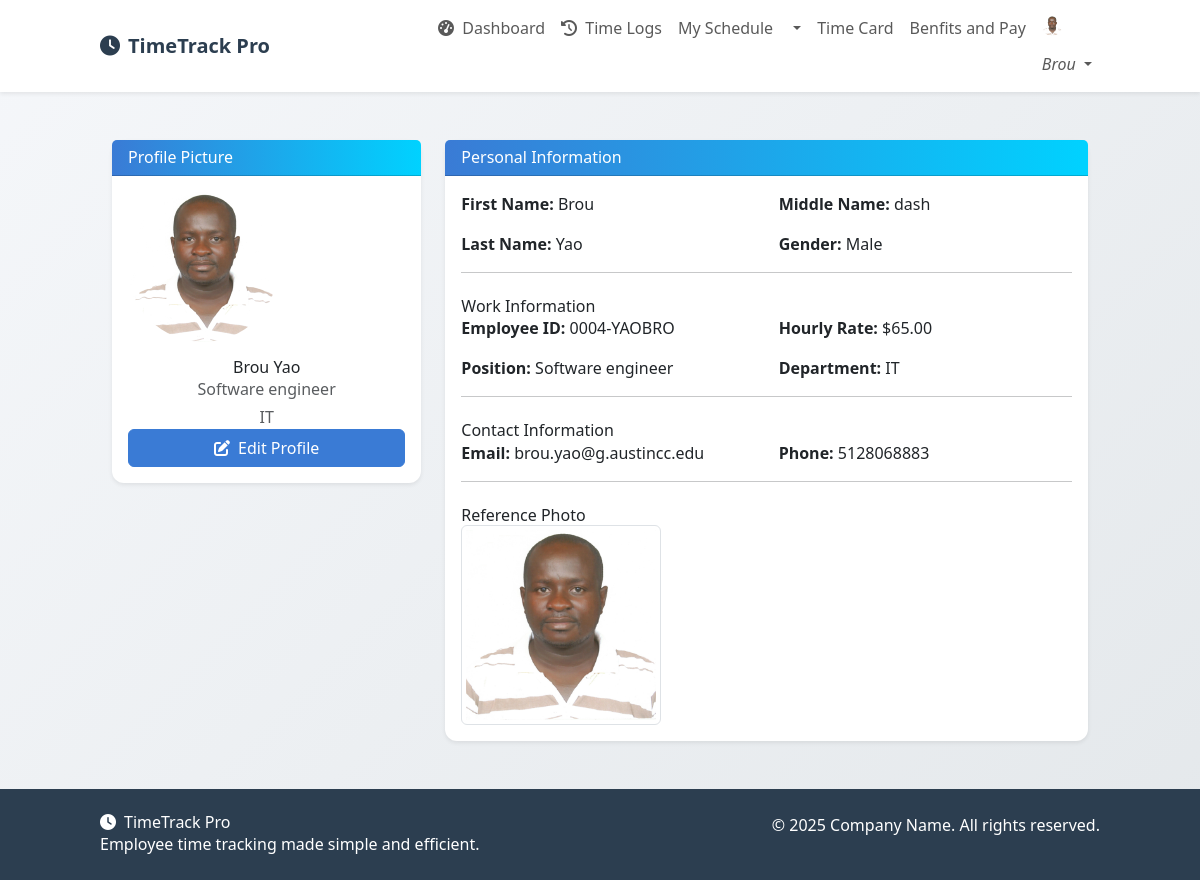
The page /profile/ (signed in) on the database its author committed.
### users/models.py (models this page shows, shortened)
class Employee(models.Model):
    user = models.OneToOneField(User, on_delete=models.CASCADE, related_name='employee_profile')  # <-- Add this line
    first_name = models.CharField(max_length=100)
    middle_name = models.CharField(max_length=100, blank=True, null=True)
    last_name = models.CharField(max_length=100)
    phone_number = models.CharField(max_length=15, unique=True, blank=True)
    gender = models.CharField(max_length=10, choices=gender_choices, blank=True)
    profile_image = models.ImageField(upload_to=UPLOAD_PATHS['profile_photos'], default='profile_photos/default.png')
    reference_photo = models.ImageField(upload_to=UPLOAD_PATHS['reference_photos'], null=True, blank=True)
    employee_id = models.CharField(max_length=20, unique=True)
    position = models.CharField(max_length=100, blank=True)
    department = models.CharField(max_length=100, blank=True)
    hourly_rate = models.DecimalField(max_digits=6, decimal_places=2, default=0.00)
    @classmethod
    def get_for_user(cls, user):
        obj, created = cls.objects.get_or_create(user=user)
        if created:
            obj.first_name = user.first_name
            obj.last_name = user.last_name
            obj.employee_id = f"{user.last_name[:3].upper()}{user.first_name[:3].upper()}{obj.pk:04d}"
            obj.save()
        return obj

### users/views.py (the view)
# urls.py: path('profile/', ProfileView.as_view(), name='profile'),
class ProfileView(LoginRequiredMixin, DetailView):
    model = Employee
    template_name = 'users/profile.html'
    def get_object(self):
        return Employee.get_for_user(self.request.user)

### users/templates/users/profile.html (shortened to what this page needs)
{% extends "users/base.html" %}
{% block content %}
<div class="container my-5">
    <div class="row">
        <div class="col-lg-4">
            <div class="card shadow-sm mb-4">
                <div class="card-header gradient-bg text-white">
                    <h5 class="mb-0">Profile Picture</h5>
                </div>
                <div class="card-body text-center">
                    <img src="{{ employee.profile_image.url }}"
                         alt="Profile Image"
                         class="rounded-circle mb-3"
                         width="150"
                         height="150">
                    <h4>{{ employee.user.get_full_name }}</h4>
                    <p class="text-muted mb-1">{{ employee.position }}</p>
                    <p class="text-muted">{{ employee.department }}</p>
                    <div class="d-grid gap-2">
                        <a href="{% url 'users:profile-update' %}" class="btn btn-primary">
                            <i class="fas fa-edit me-2"></i>Edit Profile
                        </a>
                    </div>
                </div>
            </div>
        </div>
        <div class="col-lg-8">
            <div class="card shadow-sm">
                <div class="card-header gradient-bg text-white">
                    <h5 class="mb-0">Personal Information</h5>
                </div>
                <div class="card-body">
                    <div class="row mb-3">
                        <div class="col-md-6">
                            <p><strong>First Name:</strong> {{ employee.first_name }}</p>
                        </div>
                        <div class="col-md-6">
                            <p><strong>Middle Name:</strong> {{ employee.middle_name|default:"-" }}</p>
                        </div>
                    </div>
                    <div class="row mb-3">
                        <div class="col-md-6">
                            <p><strong>Last Name:</strong> {{ employee.last_name }}</p>
                        </div>
                        <div class="col-md-6">
                            <p><strong>Gender:</strong> {{ employee.gender|default:"-" }}</p>
                        </div>
                    </div>
                    <hr>
                    <h5 class="mt-4">Work Information</h5>
                    <div class="row mb-3">
                        <div class="col-md-6">
                            <p><strong>Employee ID:</strong> {{ employee.employee_id }}</p>
                        </div>
                        <div class="col-md-6">
                            <p><strong>Hourly Rate:</strong> ${{ employee.hourly_rate }}</p>
                        </div>
                    </div>
                    <div class="row mb-3">
                        <div class="col-md-6">
                            <p><strong>Position:</strong> {{ employee.position|default:"-" }}</p>
                        </div>
                        <div class="col-md-6">
                            <p><strong>Department:</strong> {{ employee.department|default:"-" }}</p>
                        </div>
                    </div>
                    <hr>
                    <h5 class="mt-4">Contact Information</h5>
                    <div class="row mb-3">
                        <div class="col-md-6">
                            <p><strong>Email:</strong> {{ employee.user.email }}</p>
                        </div>
                        <div class="col-md-6">
                            <p><strong>Phone:</strong> {{ employee.phone_number|default:"-" }}</p>
                        </div>
                    </div>
                    {% if employee.reference_photo %}
                    <hr>
                    <h5 class="mt-4">Reference Photo</h5>
                    <img src="{{ employee.reference_photo.url }}"
                         alt="Reference Photo"
                         class="img-thumbnail"
                         width="200">
                    {% endif %}
                </div>
            </div>
        </div>
    </div>
</div>
{% endblock %}

### users/templates/users/base.html (shortened to what this page needs)
<!DOCTYPE html>
<html lang="en">
<head>
  <link href="https://cdn.jsdelivr.net/npm/bootstrap@5.3.0/dist/css/bootstrap.min.css" rel="stylesheet">
  <link rel="stylesheet" href="https://cdnjs.cloudflare.com/ajax/libs/font-awesome/6.4.0/css/all.min.css">
    <link href="https://cdn.jsdelivr.net/npm/tailwindcss@2.2.19/dist/tailwind.min.css" rel="stylesheet">
</head>
<body>
  <nav class="navbar navbar-expand-lg navbar-light bg-white shadow-sm">
    <div class="container">
      <a class="navbar-brand" href="#">
        <i class="fas fa-clock me-2"></i>TimeTrack Pro
      </a>
      <div class="collapse navbar-collapse" id="navbarNav">
        <ul class="navbar-nav ms-auto">
          {% if user.is_authenticated %}
            <li class="nav-item">
              <a class="nav-link" href="{% url 'attendance:dashboard' %}"><i class="fas fa-tachometer-alt me-1"></i> Dashboard</a>
            </li>
            <li class="nav-item">
              <a class="nav-link" href="{% url 'attendance:clock_in' %}"><i class="fas fa-history me-1"></i> Time Logs</a>
            </li>
            <li class="nav-item dropdown">
          <li class="nav-item"><a href="{% url 'attendance:calendar' %}" class="nav-link">My Schedule</a></li>
            <li class="nav-item dropdown">
              <a class="nav-link dropdown-toggle" href="#" id="navbarDropdown1" role="button" data-bs-toggle="dropdown">
              </a>
            </li>
          <li class="nav-item"><a href="{% url 'attendance:timecard' %}" class="nav-link">Time Card</a></li>
            <li class="nav-item dropdown">
                <li class="nav-item"><a href="{% url 'attendance:calendar' %}" class="nav-link">Benfits and Pay</a></li>
              <a class="nav-link dropdown-toggle" href="#" id="navbarDropdown" role="button" data-bs-toggle="dropdown">
                <i>
                    <img src="{{ employee.profile_image.url }}"
                         alt="Profile Image"
                         class="rounded-circle mb-3"
                         width="20"
                         height="20">
                    {{ user.get_short_name }}
                </i>
              </a>
            </li>
          {% endif %}
        </ul>
      </div>
    </div>
  </nav>
  <main class="container my-5">
    {% block content %}{% endblock %}
  </main>
  <footer class="py-4 mt-5">
    <div class="container">
      <div class="row">
        <div class="col-md-6">
          <h5><i class="fas fa-clock me-2"></i>TimeTrack Pro</h5>
          <p class="mb-0">Employee time tracking made simple and efficient.</p>
        </div>
        <div class="col-md-6 text-md-end">
          <p class="mb-0">© {% now "Y" %} Company Name. All rights reserved.</p>
        </div>
      </div>
    </div>
  </footer>
</body>
</html>

### users/templates/users/base.html (style rules this page uses)
:root { --primary-color: #3a7bd5; --secondary-color: #00d2ff; --dark-color: #2c3e50; --light-color: #f8f9fa; }
body { background: linear-gradient(135deg, #f5f7fa 0%, #e4e8eb 100%); min-height: 100vh; font-family: 'Segoe UI', Tahoma, Geneva, Verdana, sans-serif; }
.navbar-brand { font-weight: 700; color: var(--dark-color) !important; }
.gradient-bg { background: linear-gradient(to right, var(--primary-color), var(--secondary-color)); }
.card { border: none; border-radius: 12px; box-shadow: 0 6px 15px rgba(0, 0, 0, 0.05); transition: transform 0.3s ease; }
.btn-primary { background-color: var(--primary-color); border-color: var(--primary-color); }
footer { background-color: var(--dark-color); color: white; }

### rows shown on the page
Employee: profile_image (picture), user.get_full_name "Brou Yao", position "Software engineer", department "IT", first_name "Brou", middle_name "dash", last_name "Yao", gender "Male", employee_id "0004-YAOBRO", hourly_rate "65.00", user.email "brou.yao@g.austincc.edu", phone_number "5128068883", reference_photo (picture)

### other values the page prints
{{ user.get_short_name }} "Brou"
